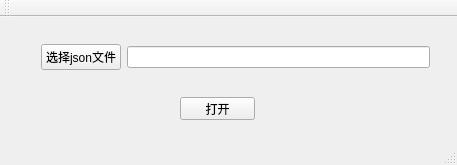
<?xml version="1.0" encoding="UTF-8"?>
<ui version="4.0">
 <class>AutoPackageClass</class>
 <widget class="QMainWindow" name="AutoPackageClass">
  <property name="geometry">
   <rect>
    <x>0</x>
    <y>0</y>
    <width>457</width>
    <height>165</height>
   </rect>
  </property>
  <property name="windowTitle">
   <string>AutoPackage</string>
  </property>
  <widget class="QWidget" name="centralWidget">
   <widget class="QWidget" name="horizontalLayoutWidget">
    <property name="geometry">
     <rect>
      <x>30</x>
      <y>0</y>
      <width>411</width>
      <height>80</height>
     </rect>
    </property>
    <layout class="QHBoxLayout" name="horizontalLayout">
     <item>
      <widget class="QPushButton" name="pushButtonChoose">
       <property name="text">
        <string>选择json文件</string>
       </property>
      </widget>
     </item>
     <item>
      <widget class="QLineEdit" name="lineEditPath"/>
     </item>
    </layout>
   </widget>
   <widget class="QPushButton" name="pushButtonOpen">
    <property name="geometry">
     <rect>
      <x>180</x>
      <y>80</y>
      <width>75</width>
      <height>23</height>
     </rect>
    </property>
    <property name="text">
     <string>打开</string>
    </property>
   </widget>
  </widget>
  <widget class="QMenuBar" name="menuBar">
   <property name="geometry">
    <rect>
     <x>0</x>
     <y>0</y>
     <width>457</width>
     <height>23</height>
    </rect>
   </property>
  </widget>
  <widget class="QToolBar" name="mainToolBar">
   <attribute name="toolBarArea">
    <enum>TopToolBarArea</enum>
   </attribute>
   <attribute name="toolBarBreak">
    <bool>false</bool>
   </attribute>
  </widget>
  <widget class="QStatusBar" name="statusBar"/>
 </widget>
 <layoutdefault spacing="6" margin="11"/>
 <resources>
  <include location="AutoPackage.qrc"/>
 </resources>
 <connections/>
</ui>
